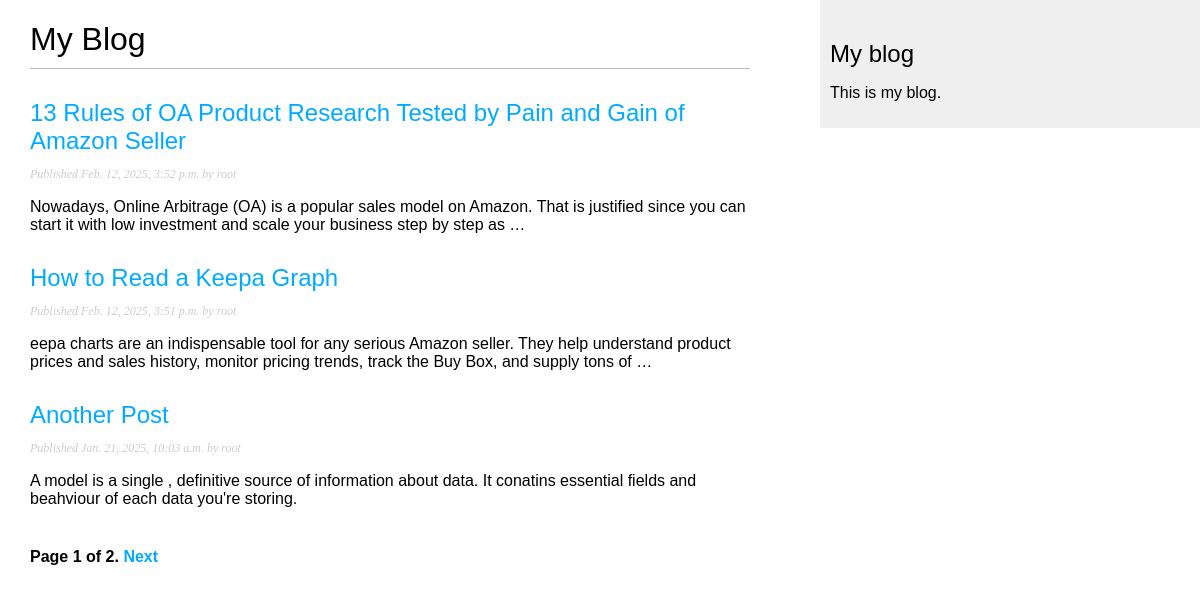
Screenshot of /blog/ with the database file from the repository.
### blog/models.py (models this page shows, shortened)
class Post(models.Model):
    class Status(models.TextChoices):
        DRAFT = 'DF', 'Draft'
        PUBLISHED = 'PB', 'Published'
    title = models.CharField(max_length=250)
    slug = models.SlugField(
        max_length=250,
        unique_for_date='publish'
    )
    author = models.ForeignKey(
        settings.AUTH_USER_MODEL,
        on_delete=models.CASCADE,
        related_name='blog_posts'
    )
    body = models.TextField()
    publish = models.DateTimeField(default=timezone.now)
    created = models.DateTimeField(auto_now_add=True)
    updated = models.DateTimeField(auto_now=True)
    status = models.CharField(
        max_length=2,
        choices=Status,
        default=Status.DRAFT
    )
    objects = models.Manager()  # The default manager.
    published = PublishedManager()  # Our custom manager.
    class Meta:
        ordering = ['-publish']
        indexes = [
            models.Index(fields=['-publish']),
        ]
    def get_absolute_url(self):
        return reverse(
            'blog:post_detail',
            args=[
                self.publish.year,
                self.publish.month,
                self.publish.day,
                self.slug
                ]
            )

### blog/views.py (the view)
# urls.py: path('', view=views.post_list, name='post_list'),
def post_list(request):
    try:
        post_list = Post.published.all()
        paginator = Paginator(post_list,3)
        page_number = request.GET.get('page')
        try:
            posts = paginator.page(page_number)
        except PageNotAnInteger:
            posts = paginator.page(1)
        except EmptyPage:
            posts = paginator.page(paginator.num_pages)
        return render(
            request,
            'list.html',
            {'posts': posts}
        )
    except Exception as e:
        printError(e)
        render(
            request,
            'list.html',
            {'posts': posts}
        )

### blog/models.py (called while the page is built)
    def get_queryset(self):
        return (
            super().get_queryset().filter(status=Post.Status.PUBLISHED)
        )

### Templates/list.html (shortened to what this page needs)
 {% extends "base.html" %}
 {% block content %}
  <h1>My Blog</h1>
  {% for post in posts %}
    <h2>
      <a href="{{ post.get_absolute_url }}">
        {{ post.title }}
      </a>
    </h2>
    <p class="date">
      Published {{ post.publish }} by {{ post.author }}
    </p>
{{ post.body|truncatewords:30|linebreaks }}
  {% endfor %}
  {% include "pagination.html" with page=posts %}
 {% endblock %}

### Templates/base.html (shortened to what this page needs)
{% load static %}
<!DOCTYPE html>
 <html>
 <head>
  <link href="{% static 'css/blog.css' %}" rel="stylesheet">
 </head>
 <body>
<div id="content">
    {% block content %}
    {% endblock %}
  </div>
  <div id="sidebar">
    <h2>My blog</h2>
    <p>This is my blog.</p>
  </div>
 </body>
 </html>

### Templates/pagination.html (shortened to what this page needs)
<div class="pagination">
  <span class="step-links">
    <span class="current">
      Page {{ page.number }} of {{ page.paginator.num_pages }}.
    </span>
    {% if page.has_next %}
      <a href="?page={{ page.next_page_number }}">Next</a>
    {% endif %}
  </span>
 </div>

### static/CSS/blog.css (style rules this page uses)
body { margin: 0; padding: 0; font-family: helvetica, sans-serif; }
a { color: #00abff; text-decoration: none; }
h1 { font-weight: normal; border-bottom: 1px solid #bbb; padding: 0 0 10px 0; }
h2 { font-weight: normal; margin: 30px 0 0; }
#content { float: left; width: 60%; padding: 0 0 0 30px; }
#sidebar { float: right; width: 30%; padding: 10px; background: #efefef; height: 100%; }
p.date { color: #ccc; font-family: georgia, serif; font-size: 12px; font-style: italic; }
.pagination { margin: 40px 0; font-weight: bold; }

### rows the page displays
Post: title "13 Rules of OA Product Research Tested by Pain and Gain of Amazon Seller", publish "Feb. 12, 2025, 3:52 p.m.", author "root", body "‍Nowadays, Online Arbitrage (OA) is a popular sales model on Amazon. That is justified since you can start it with low investment and scale your business step by step as …"
Post: title "How to Read a Keepa Graph", publish "Feb. 12, 2025, 3:51 p.m.", author "root", body "eepa charts are an indispensable tool for any serious Amazon seller. They help understand product prices and sales history, monitor pricing trends, track the Buy Box, and supply tons of …"
Post: title "Another Post", publish "Jan. 21, 2025, 10:03 a.m.", author "root", body "A model is a single , definitive source of information about data. It conatins essential fields and beahviour of each data you're storing."

### other values shown
{{ page.number }} "1"
{{ page.paginator.num_pages }} "2"
